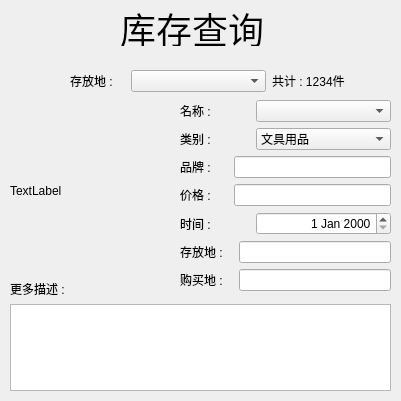
<?xml version="1.0" encoding="UTF-8"?>
<ui version="4.0">
 <class>wardrobeDialog</class>
 <widget class="QDialog" name="wardrobeDialog">
  <property name="geometry">
   <rect>
    <x>0</x>
    <y>0</y>
    <width>401</width>
    <height>401</height>
   </rect>
  </property>
  <property name="windowTitle">
   <string>Dialog</string>
  </property>
  <widget class="QLabel" name="label_11">
   <property name="geometry">
    <rect>
     <x>120</x>
     <y>10</y>
     <width>144</width>
     <height>36</height>
    </rect>
   </property>
   <property name="font">
    <font>
     <pointsize>27</pointsize>
    </font>
   </property>
   <property name="text">
    <string>库存查询</string>
   </property>
  </widget>
  <widget class="QWidget" name="layoutWidget">
   <property name="geometry">
    <rect>
     <x>10</x>
     <y>280</y>
     <width>381</width>
     <height>111</height>
    </rect>
   </property>
   <layout class="QVBoxLayout" name="verticalLayout">
    <item>
     <widget class="QLabel" name="label_10">
      <property name="text">
       <string>更多描述 : </string>
      </property>
     </widget>
    </item>
    <item>
     <widget class="QTextEdit" name="textEdit"/>
    </item>
   </layout>
  </widget>
  <widget class="QLabel" name="label">
   <property name="geometry">
    <rect>
     <x>10</x>
     <y>110</y>
     <width>160</width>
     <height>161</height>
    </rect>
   </property>
   <property name="text">
    <string>TextLabel</string>
   </property>
  </widget>
  <widget class="QWidget" name="layoutWidget_2">
   <property name="geometry">
    <rect>
     <x>180</x>
     <y>100</y>
     <width>211</width>
     <height>192</height>
    </rect>
   </property>
   <layout class="QVBoxLayout" name="verticalLayout_2">
    <item>
     <layout class="QHBoxLayout" name="horizontalLayout">
      <item>
       <widget class="QLabel" name="label_3">
        <property name="text">
         <string>名称 :     </string>
        </property>
       </widget>
      </item>
      <item>
       <widget class="QComboBox" name="comboBox_5">
        <property name="minimumSize">
         <size>
          <width>135</width>
          <height>0</height>
         </size>
        </property>
        <property name="maximumSize">
         <size>
          <width>135</width>
          <height>16777215</height>
         </size>
        </property>
       </widget>
      </item>
     </layout>
    </item>
    <item>
     <layout class="QHBoxLayout" name="horizontalLayout_9">
      <item>
       <widget class="QLabel" name="label_12">
        <property name="text">
         <string>类别 :     </string>
        </property>
       </widget>
      </item>
      <item>
       <widget class="QComboBox" name="comboBox">
        <property name="minimumSize">
         <size>
          <width>135</width>
          <height>0</height>
         </size>
        </property>
        <property name="maximumSize">
         <size>
          <width>135</width>
          <height>16777215</height>
         </size>
        </property>
        <item>
         <property name="text">
          <string>文具用品</string>
         </property>
        </item>
        <item>
         <property name="text">
          <string>办公耗材</string>
         </property>
        </item>
        <item>
         <property name="text">
          <string>日杂百货</string>
         </property>
        </item>
        <item>
         <property name="text">
          <string>办公设备</string>
         </property>
        </item>
        <item>
         <property name="text">
          <string>办公家具</string>
         </property>
        </item>
        <item>
         <property name="text">
          <string>财务用品</string>
         </property>
        </item>
       </widget>
      </item>
     </layout>
    </item>
    <item>
     <layout class="QHBoxLayout" name="horizontalLayout_4">
      <item>
       <widget class="QLabel" name="label_6">
        <property name="text">
         <string>品牌 :     </string>
        </property>
       </widget>
      </item>
      <item>
       <widget class="QLineEdit" name="lineEdit_2">
        <property name="alignment">
         <set>Qt::AlignRight|Qt::AlignTrailing|Qt::AlignVCenter</set>
        </property>
       </widget>
      </item>
     </layout>
    </item>
    <item>
     <layout class="QHBoxLayout" name="horizontalLayout_5">
      <item>
       <widget class="QLabel" name="label_7">
        <property name="text">
         <string>价格 :     </string>
        </property>
       </widget>
      </item>
      <item>
       <widget class="QLineEdit" name="lineEdit_3">
        <property name="alignment">
         <set>Qt::AlignRight|Qt::AlignTrailing|Qt::AlignVCenter</set>
        </property>
       </widget>
      </item>
     </layout>
    </item>
    <item>
     <layout class="QHBoxLayout" name="horizontalLayout_7">
      <item>
       <widget class="QLabel" name="label_8">
        <property name="text">
         <string>时间 : </string>
        </property>
       </widget>
      </item>
      <item>
       <widget class="QDateEdit" name="dateEdit">
        <property name="minimumSize">
         <size>
          <width>135</width>
          <height>0</height>
         </size>
        </property>
        <property name="maximumSize">
         <size>
          <width>135</width>
          <height>16777215</height>
         </size>
        </property>
        <property name="alignment">
         <set>Qt::AlignRight|Qt::AlignTrailing|Qt::AlignVCenter</set>
        </property>
       </widget>
      </item>
     </layout>
    </item>
    <item>
     <layout class="QHBoxLayout" name="horizontalLayout_6">
      <item>
       <widget class="QLabel" name="label_9">
        <property name="text">
         <string>存放地 :   </string>
        </property>
       </widget>
      </item>
      <item>
       <widget class="QLineEdit" name="lineEdit_4">
        <property name="alignment">
         <set>Qt::AlignRight|Qt::AlignTrailing|Qt::AlignVCenter</set>
        </property>
       </widget>
      </item>
     </layout>
    </item>
    <item>
     <layout class="QHBoxLayout" name="horizontalLayout_8">
      <item>
       <widget class="QLabel" name="label_13">
        <property name="text">
         <string>购买地 :   </string>
        </property>
       </widget>
      </item>
      <item>
       <widget class="QLineEdit" name="lineEdit_5">
        <property name="alignment">
         <set>Qt::AlignRight|Qt::AlignTrailing|Qt::AlignVCenter</set>
        </property>
       </widget>
      </item>
     </layout>
    </item>
   </layout>
  </widget>
  <widget class="QWidget" name="layoutWidget_3">
   <property name="geometry">
    <rect>
     <x>70</x>
     <y>70</y>
     <width>275</width>
     <height>22</height>
    </rect>
   </property>
   <layout class="QHBoxLayout" name="horizontalLayout_10">
    <item>
     <widget class="QLabel" name="label_23">
      <property name="text">
       <string>存放地 :</string>
      </property>
     </widget>
    </item>
    <item>
     <widget class="QComboBox" name="comboBox_4">
      <property name="minimumSize">
       <size>
        <width>135</width>
        <height>0</height>
       </size>
      </property>
      <property name="maximumSize">
       <size>
        <width>135</width>
        <height>16777215</height>
       </size>
      </property>
     </widget>
    </item>
    <item>
     <widget class="QLabel" name="label_14">
      <property name="text">
       <string>共计 : 1234件</string>
      </property>
     </widget>
    </item>
   </layout>
  </widget>
  <widget class="QWidget" name="layoutWidget_4">
   <property name="geometry">
    <rect>
     <x>500</x>
     <y>268</y>
     <width>209</width>
     <height>22</height>
    </rect>
   </property>
   <layout class="QHBoxLayout" name="horizontalLayout_3">
    <item>
     <widget class="QLabel" name="label_5">
      <property name="text">
       <string>分类 : </string>
      </property>
     </widget>
    </item>
    <item>
     <widget class="QComboBox" name="comboBox_3">
      <property name="minimumSize">
       <size>
        <width>135</width>
        <height>0</height>
       </size>
      </property>
      <property name="maximumSize">
       <size>
        <width>135</width>
        <height>16777215</height>
       </size>
      </property>
      <item>
       <property name="text">
        <string>职场</string>
       </property>
      </item>
      <item>
       <property name="text">
        <string>休闲</string>
       </property>
      </item>
      <item>
       <property name="text">
        <string>运动</string>
       </property>
      </item>
      <item>
       <property name="text">
        <string>宴会</string>
       </property>
      </item>
      <item>
       <property name="text">
        <string>其他</string>
       </property>
      </item>
     </widget>
    </item>
   </layout>
  </widget>
  <widget class="QWidget" name="layoutWidget_5">
   <property name="geometry">
    <rect>
     <x>500</x>
     <y>240</y>
     <width>209</width>
     <height>22</height>
    </rect>
   </property>
   <layout class="QHBoxLayout" name="horizontalLayout_2">
    <item>
     <widget class="QLabel" name="label_4">
      <property name="text">
       <string>季节 : </string>
      </property>
     </widget>
    </item>
    <item>
     <widget class="QComboBox" name="comboBox_2">
      <property name="minimumSize">
       <size>
        <width>135</width>
        <height>0</height>
       </size>
      </property>
      <property name="maximumSize">
       <size>
        <width>135</width>
        <height>16777215</height>
       </size>
      </property>
      <item>
       <property name="text">
        <string>春季</string>
       </property>
      </item>
      <item>
       <property name="text">
        <string>夏季</string>
       </property>
      </item>
      <item>
       <property name="text">
        <string>秋季</string>
       </property>
      </item>
      <item>
       <property name="text">
        <string>冬季</string>
       </property>
      </item>
     </widget>
    </item>
   </layout>
  </widget>
 </widget>
 <resources/>
 <connections/>
</ui>
